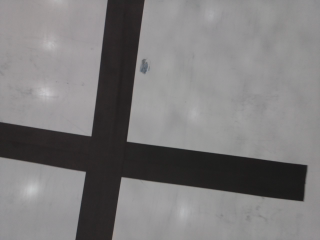
//> input picture pic/img1498004596_168576.bmp, 320 x 240 px, given in place of img1498004642_093301.bmp, which was not available
$ ./HistogramTest   (built with g++ and OpenCV 4)
//> lines starting //> are read from the running program, lines starting //| are printed output that depends on the picture; after the words box and inside, x2 and y2 are one past the last pixel; in counts of white or black regions, pixels touching at a corner belong together; pictures that were not available may be replaced by others from this repository, and a replacement may not be noted
#include <opencv2/opencv.hpp>
#include <iostream>
#include <stdio.h>
#include <stdlib.h>

using namespace cv;
using namespace std;


int const max_BINARY_value = 255;
RNG rng(12345);
Mat img_color,image,img_thr,img_cor,img_cor_thr,img_cor_norm,img_cor_gray;
int threshold_type = 0;


int optimal_threshold(Mat hist);

Mat hist(Mat img, bool show_image);

int main(int argc, char const *argv[])
{


	image = imread("/Users/FrederiksMac/Documents/GitHub/pic/img1498004642_093301.bmp", CV_LOAD_IMAGE_GRAYSCALE);
//> image: 240 rows x 320 cols, CV_8UC1; min 25, max 199, mean 123.7


	int t = optimal_threshold(hist(image,false));
//> in hist, `calcHist(&img, 1, channels, Mat(), hist, 1, histSize, &histRange, true..`: hist = 256 values, max 3824 at index 154, min 0 at index 0, mean 300
//> in hist, `minMaxLoc(hist, 0, &max_val);`: max_val = 3824
//> the loop in optimal_threshold, `while ((T != T_old) && (iter < max_iter))` made 3 passes
//> (T_old, sum_i, sum_p, mu1, mu2, T) on passes 2 to 3: (95, 8801920, 58336, 37.71, 150.9, 94), (94, 8802954, 58347, 37.67, 150.9, 94)
//> (sum_i, sum_p, mu1, mu2, T) on pass 1: (8746223, 57843, 39.67, 151.2, 95)
//| Current threshold: 95
//| Current threshold: 94
//> after the loop in optimal_threshold, `while ((T != T_old) && (iter < max_iter))`: iter = 3; sum_i = 0
//> t = 104

	threshold(image, img_thr, t, max_BINARY_value, threshold_type );
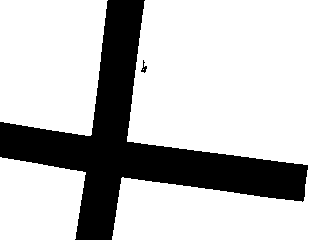
//> img_thr: 240 rows x 320 cols, CV_8UC1; 75.8% white; 2 black regions, box (x1, y1, x2, y2) and area: (0, 0, 308, 240) 18561, (141, 60, 147, 73) 33

	namedWindow( "Threshold", CV_WINDOW_AUTOSIZE );
  	imshow("Threshold", img_thr);

  	cornerHarris(img_thr,img_cor,7, 5, 0.05, BORDER_DEFAULT );
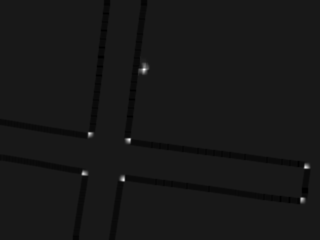
//> img_cor: 240 rows x 320 cols, CV_32FC1; min -0.408, max 3.76, mean -0.0127; drawn with min black and max white

  	normalize( img_cor, img_cor_norm, 0, 255, NORM_MINMAX, CV_32FC1, Mat() );

  	t = optimal_threshold(hist(img_cor_norm,false));
//> the loop in optimal_threshold (call 2), `while ((T != T_old) && (iter < max_iter))` made 6 passes
//> (T_old, sum_i, sum_p, mu1, mu2, T) on passes 2 to 6: (95, 20697, 146, 23.04, 141.8, 82), (82, 23747, 181, 23.01, 131.2, 77), (77, 24538, 191, 23, 128.5, 75), (75, 24989, 197, 22.99, 126.8, 74), (74, 25211, 200, 22.99, 126.1, 74)
//> (sum_i, sum_p, mu1, mu2, T) on pass 1: (13458, 80, 23.11, 168.2, 95)
//| Current threshold: 95
//| Current threshold: 82
//| Current threshold: 77
//| Current threshold: 75
//| Current threshold: 74
//> t = 84

	threshold(img_cor_norm, img_cor_thr, t, max_BINARY_value, threshold_type );
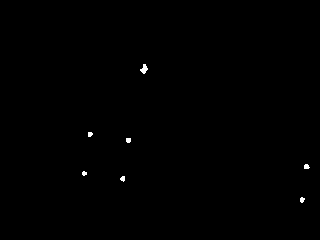
//> img_cor_thr: 240 rows x 320 cols, CV_32FC1; 0.23% white; 7 white regions (1 under 20 px)

	namedWindow( "Corners thresholded", CV_WINDOW_AUTOSIZE );
  	imshow("Corners thresholded", img_cor_thr);

  	vector<vector<Point> > contours;
 	vector<Vec4i> hierarchy;

 	img_cor.convertTo(img_cor,CV_8U);
//> img_cor: 240 rows x 320 cols, CV_8UC1

 	findContours(img_cor, contours, hierarchy, CV_RETR_TREE, CV_CHAIN_APPROX_SIMPLE, Point(0, 0) );
//> contours = 7 contours, 2 with area under 20; largest, box (x1, y1, x2, y2) and area: (139, 63, 149, 75) 60, (81, 170, 88, 176) 23, (125, 138, 131, 144) 22, (119, 175, 125, 182) 22, (304, 163, 310, 169) 22

 	Mat img_cont = Mat::zeros( image.size(), CV_8UC3 );

 	vector<Moments> mu(contours.size() );
//> mu = 7 items
 	 	for( int i = 0; i < contours.size(); i++ )
   	 		{ mu[i] = moments( contours[i], false ); }
//> this loop made 7 passes


  	vector<Point2f> mc( contours.size() );
  		for( int i = 0; i < contours.size(); i++ )
     		{ mc[i] = Point2f( mu[i].m10/mu[i].m00 , mu[i].m01/mu[i].m00 ); }


 	for( int i = 0; i< contours.size(); i++ ){
 		Scalar color = Scalar( rng.uniform(0, 255), rng.uniform(0,255), rng.uniform(0,255) );
        drawContours( img_cont, contours, i, color, 2, 8, hierarchy, 0, Point() );
        circle( img_cont, mc[i], 4, Scalar(0,0,255), -1, 8, 0 );
 	}


 	namedWindow( "Contours", WINDOW_AUTOSIZE );
  	imshow("Contours", img_cont);


  	waitKey(0);

	return 0;
}


int optimal_threshold(const Mat hist)
{
	cout << "Finding optimal threshold.." << endl << endl;

	int T = 130;

	int T_old = 0;
	int max_iter = 10;
	int iter = 0;

	float mu1,mu2;

	float sum_i,sum_p;

	while ((T != T_old) && (iter < max_iter))
	{
		T_old = T;
		iter++;
		cout << "Current threshold: " << T << endl;
		for (int i = 0; i < T; ++i)
		{
			sum_i += i*hist.at<float>(i);
			sum_p += hist.at<float>(i);
		}
		mu1 = sum_i/sum_p;
		sum_i = 0;
		sum_p = 0;

		for (int i = T; i <256; ++i)
		{
			sum_i += i*hist.at<float>(i);
			sum_p += hist.at<float>(i);
		}
		mu2 = sum_i/sum_p;
		sum_i = 0;
		sum_p = 0;

		T = int((mu1+mu2)/2);

	}

	return T+10;
}

Mat hist(Mat img, bool show_image)
{

	int histSize[] = {256};
	float range[] = { 0, 256 } ;
  	const float* histRange = { range };

  	int const hist_height = 256;
    Mat3b hist_image = cv::Mat3b::zeros(hist_height, 256);

  	Mat hist;
  	int channels[] = {0};

  	calcHist(&img, 1, channels, Mat(), hist, 1, histSize, &histRange, true, false);

  	double max_val=0;
    minMaxLoc(hist, 0, &max_val);
    if (show_image) {
	    // visualize each bin
	    for(int b = 0; b < 256; b++) {
	        float const binVal = hist.at<float>(b);
	        int   const height = cvRound(binVal*hist_height/max_val);
	        line(hist_image, Point(b, hist_height-height), Point(b, hist_height), Scalar::all(255));
	    }

		namedWindow( "Histogram", WINDOW_AUTOSIZE );// Create a window for display.
	    imshow( "Histogram", hist_image );
	}

	return hist;

}
